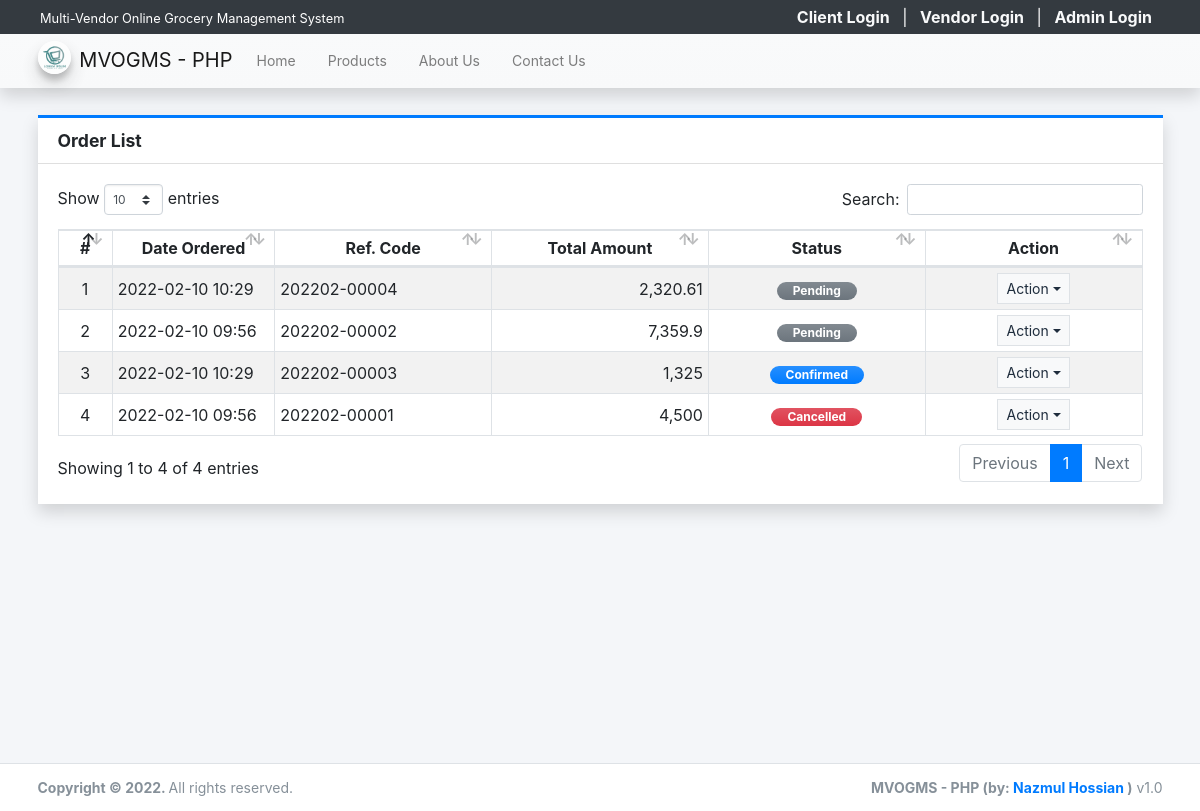
/orders/, run on an earlier commit of the app's database.
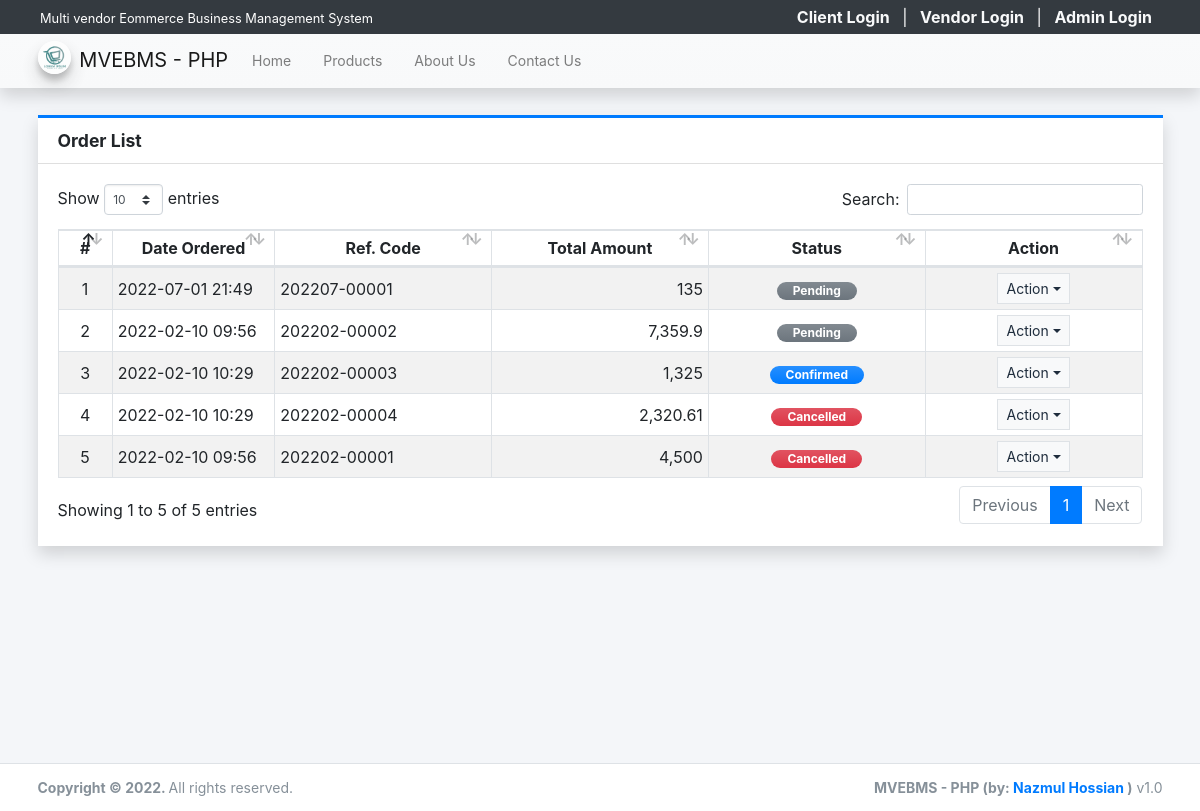
And on a later commit of the database.
### tables this page shows
CREATE TABLE `order_list` (
  `id` int(30) NOT NULL,
  `code` varchar(100) NOT NULL,
  `client_id` int(30) NOT NULL,
  `vendor_id` int(30) NOT NULL,
  `total_amount` double NOT NULL DEFAULT 0,
  `delivery_address` text NOT NULL,
  `status` tinyint(1) NOT NULL DEFAULT 0,
  `date_created` datetime NOT NULL DEFAULT current_timestamp(),
  `date_updated` datetime DEFAULT NULL ON UPDATE current_timestamp()
);

### classes/DBConnection.php (called while the page is built, shortened)
<?php
class DBConnection{
    private $host = DB_SERVER;
    private $username = DB_USERNAME;
    private $password = DB_PASSWORD;
    private $database = DB_NAME;
    public $conn;
    public function __construct(){
        if (!isset($this->conn)) {
            $this->conn = new mysqli($this->host, $this->username, $this->password, $this->database);
        }
    }
}
?>

### classes/SystemSettings.php (called while the page is built, shortened)
<?php
class SystemSettings extends DBConnection{
	function info($field=''){
		if(!empty($field)){
			if(isset($_SESSION['system_info'][$field]))
				return $_SESSION['system_info'][$field];
			else
				return false;
		}else{
			return false;
		}
	}
}
$_settings = new SystemSettings();
?>

### config.php (called while the page is built, shortened)
<?php
require_once('classes/DBConnection.php');
require_once('classes/SystemSettings.php');
function validate_image($file){
    $file = explode("?",$file)[0];
	if(!empty($file)){
		if(is_file(base_app.$file)){
			return base_url.$file;
		}else{
			return base_url.'dist/img/no-image-available.png';
		}
	}else{
		return base_url.'dist/img/no-image-available.png';
	}
}
function format_num($number = 0, $max_decimal = ''){
    if(is_numeric($number)){
        $ex = explode('.',$number);
        $dec = isset($ex[1]) ? strlen($ex[1]) : 0;
        if(empty($max_decimal) || (is_numeric($max_decimal) && $max_decimal >= $dec)){
            return number_format($number,$dec);
        }else{
            if(is_numeric($max_decimal))
                return number_format($number,$max_decimal);
            else
                return "Invalid Maximum Decimal";
        }
    }else{
        return "Invalid Number";
    }
}
?>

### admin/orders/index.php (the view, shortened to what the changed rows need)
<div class="content py-3">
    <div class="card card-outline card-primary rounded-0 shadow">
        <div class="card-header">
            <h5 class="card-title"><b>Order List</b></h5>
        </div>
        <div class="card-body">
            <div class="w-100 overflow-auto">
            <table class="table table-bordered table-striped">
                <colgroup>
                    <col width="5%">
                    <col width="15%">
                    <col width="20%">
                    <col width="20%">
                    <col width="20%">
                    <col width="20%">
                </colgroup>
                <thead>
                    <tr>
                        <th class="p1 text-center">#</th>
                        <th class="p1 text-center">Date Ordered</th>
                        <th class="p1 text-center">Ref. Code</th>
                        <th class="p1 text-center">Total Amount</th>
                        <th class="p1 text-center">Status</th>
                        <th class="p1 text-center">Action</th>
                    </tr>
                </thead>
                <tbody>
                    <?php
                    $i = 1;
                    $orders = $conn->query("SELECT * FROM `order_list` order by `status` asc,unix_timestamp(date_created) desc ");
                    while($row = $orders->fetch_assoc()):
                    ?>
                    <tr>
                        <td class="px-2 py-1 align-middle text-center"><?= $i++; ?></td>
                        <td class="px-2 py-1 align-middle"><?= date("Y-m-d H:i", strtotime($row['date_created'])) ?></td>
                        <td class="px-2 py-1 align-middle"><?= $row['code'] ?></td>
                        <td class="px-2 py-1 align-middle text-right"><?= format_num($row['total_amount']) ?></td>
                        <td class="px-2 py-1 align-middle text-center">
                            <?php
                                switch($row['status']){
                                    case 0:
                                        echo '<span class="badge badge-secondary bg-gradient-secondary px-3 rounded-pill">Pending</span>';
                                        break;
                                    case 1:
                                        echo '<span class="badge badge-primary bg-gradient-primary px-3 rounded-pill">Confirmed</span>';
                                        break;
                                    case 5:
                                        echo '<span class="badge badge-danger bg-gradient-danger px-3 rounded-pill">Cancelled</span>';
                                        break;
                                }
                            ?>
                        </td>
                        <td class="px-2 py-1 align-middle text-center">
                            <button type="button" class="btn btn-flat border btn-light btn-sm dropdown-toggle dropdown-icon" data-toggle="dropdown">
                                Action
                            </button>
                        </td>
                    </tr>
                    <?php endwhile; ?>
                </tbody>
            </table>
            </div>
        </div>
    </div>
</div>

### inc/topBarNav.php (shortened to what the changed rows need)
<nav class="w-100 px-2 py-1 position-fixed top-0 bg-dark text-light" id="login-nav">
  <div class="d-flex justify-content-between w-100">
    <div>
      <p class="m-0 truncate-1"><small><?= $_settings->info('name') ?></small></p>
    </div>
  </div>
</nav>
<nav class="main-header navbar navbar-expand-md navbar-light border-0 text-sm bg-gradient-light shadow" id='top-Nav'>
  <div class="container">
    <a href="./" class="navbar-brand">
      <img src="<?php echo validate_image($_settings->info('logo'))?>" alt="Site Logo" class="brand-image img-circle elevation-3" style="opacity: .8">
      <span><?= $_settings->info('short_name') ?></span>
    </a>
  </div>
</nav>

### inc/footer.php (shortened to what the changed rows need)
<footer class="main-footer text-sm">
  <div class="container">
        <div class="float-right d-none d-sm-inline-block">
          <b><?php echo $_settings->info('short_name') ?> (by: <a href="mailto:mdpappu006@gmail.com" target="blank">Nazmul Hossian</a> )</b> v1.0
        </div>
      </div>
      </footer>
    </div>

What changed in the data, as far as the page shows it:
added order_list: date_created "2022-07-01 21:49", code "202207-00001", total_amount "135", status "Pending"
changed order_list (number 4 of 5 on the later page): status "Pending" → "Cancelled"; moves down the list
Also different on the page:
$_settings->info('name'): "Multi-Vendor Online Grocery Management System" → "Multi vendor Eommerce Business Management System"
$_settings->info('short_name'): "MVOGMS - PHP" → "MVEBMS - PHP"
text written by a page script: "Show entries Search: Showing 1 to 4 of 4 entries Previous 1 Next" → "Show entries Search: Showing 1 to 5 of 5 entries Previous 1 Next"
